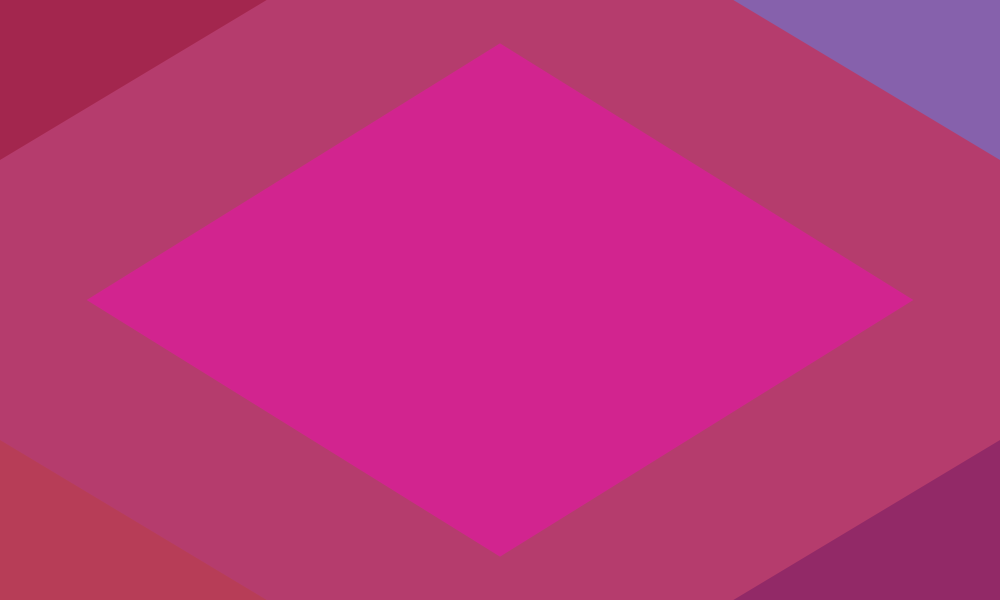
Frame 1 (no input)
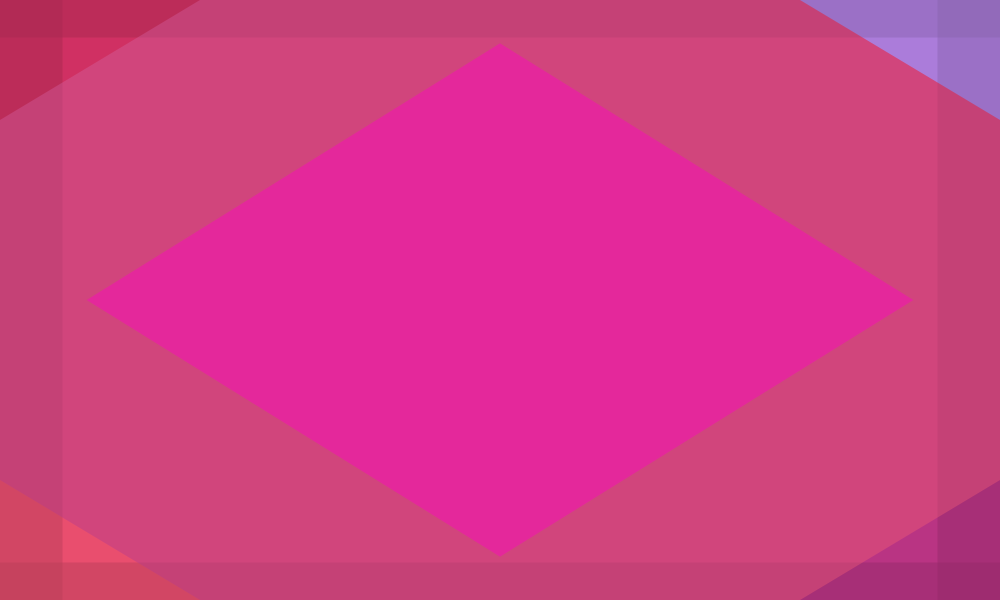
Frame 60 (the mouse pressed at the canvas centre just before this capture)
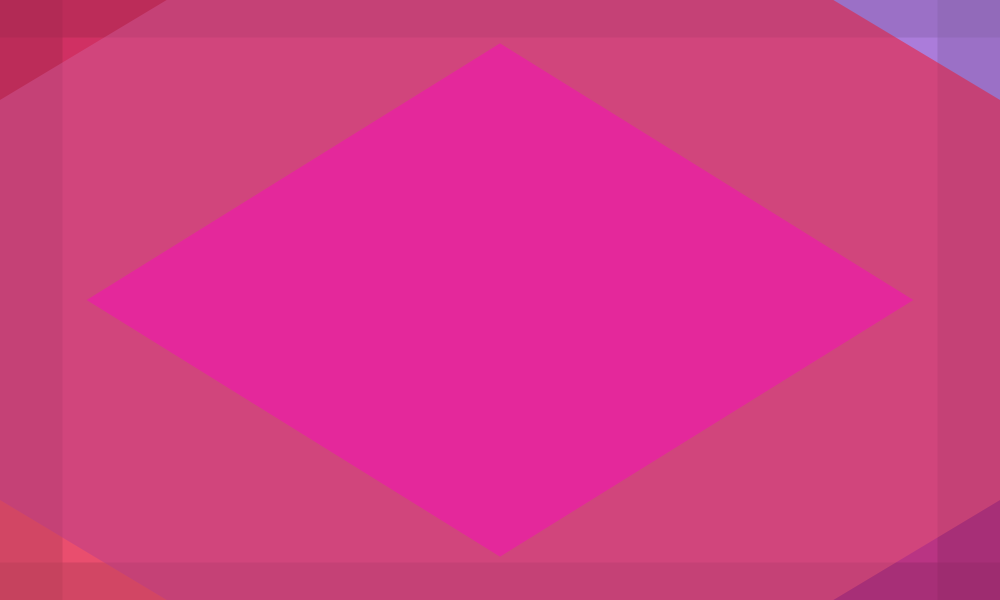
Frame 120 (the mouse held since frame 60 and released just before this capture)

The Processing sketch that drew these frames (run headless with seeded random() and noise(); from frame 60 on, the mouse is pressed at the canvas centre):

// Processing sketch: processing_80200
// ── processing_80200.pde



void setup(){
  size(1000,600);
  background(0);
  smooth();
  noStroke();
  
}
void draw(){
  float s = map(second(),0,60,0,1200);
  float s1= map(second(),0,60,0,2000);
  float s2= map(second(),0,60,1000,-1000);
  float s3= map(second(),0,60,600,-600);
  float m= map(minute(),0,60,200,0);
  float m1= map(minute(),0,60,600,1000);
  float m2= map(minute(),0,60,400,600);
  float m3= map(minute(),0,60,400,0);
  float h= map(hour(),0,24,0,300);
  float h1=map(hour(),0,24,600,300);
  float h2= map(hour(),0,24,0,500);
  float h3= map(hour(),0,24,1000,500);
  
  fill(0,100);
  rect(0,0,1000,h);
  rect(0,h1,1000,600);
  rect(0,0,h2,600);
  rect(h3,0,1000,600);
  fill(255,12);
  rect(0,0,width,height);
  
  fill(0,6,255,100);
  triangle(1000,0,s2,0,1000,s);
  fill(255,142,142,100);
  triangle(0,0,s1,0,0,s);
  fill(182,154,250,100);
  triangle(1000,600,s2,600,1000,s3);
  fill(255,3,11,100);
  triangle(0,600,s1,600,0,s3);
  
  fill(255,0,196,100);
  beginShape(TRIANGLE_FAN);
  vertex(500,m);
  vertex(m1,300); 
  vertex(500,m2); 
  vertex(m3,300); 
endShape();

}
